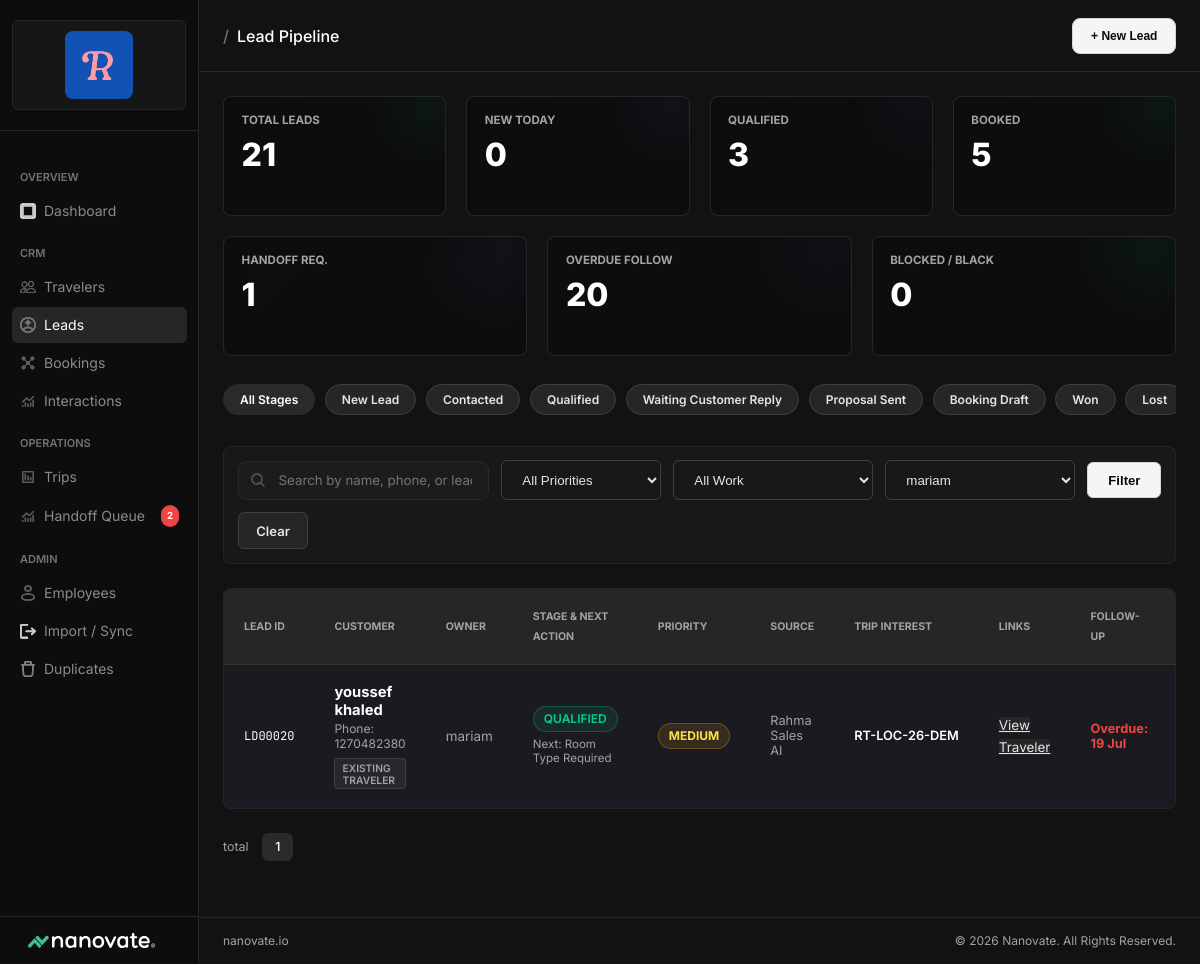
The page /leads/?queue=employee&employee_id=2 (signed in) on the database as committed earlier.
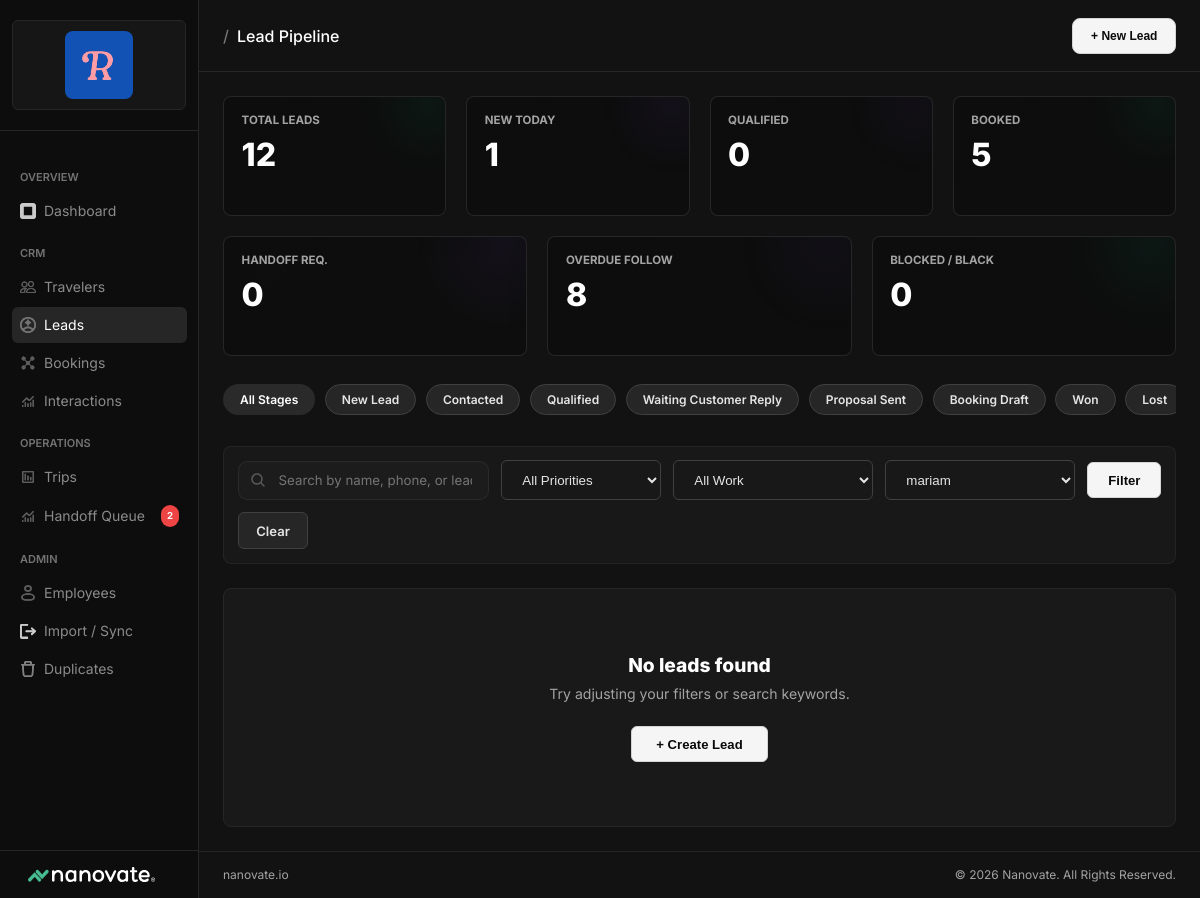
The same page on the database as committed later.
### app/models/lead.py (models this page shows, shortened)
class Lead(db.Model):
    __tablename__ = 'leads'
    lead_id = db.Column(db.String(50), primary_key=True)
    created_at = db.Column(db.DateTime, default=_utc_now)
    updated_at = db.Column(db.DateTime, default=_utc_now, onupdate=_utc_now)
    customer_name = db.Column(db.String(200))
    raw_phone = db.Column(db.String(50))
    integrated_whatsapp = db.Column(db.String(50))
    phone_lookup_key = db.Column(db.String(50))
    traveler_id = db.Column(db.String(20), db.ForeignKey('travelers.traveler_id'))
    traveler_status = db.Column(db.String(50))
    customer_tier = db.Column(db.String(50))
    match_status = db.Column(db.String(50))
    lead_stage = db.Column(db.String(100))
    lead_source = db.Column(db.String(100))
    channel = db.Column(db.String(50))
    preferred_trip_type = db.Column(db.String(50))
    group_size = db.Column(db.Integer, default=1)
    interested_trip_ids = db.Column(db.Text)
    suggested_trip_ids = db.Column(db.Text)
    priority = db.Column(db.String(50))
    follow_up_status = db.Column(db.String(100))
    follow_up_due_date = db.Column(db.Date)
    assigned_to = db.Column(db.String(100))
    assigned_to_user_id = db.Column(db.Integer, db.ForeignKey('users.id'), index=True)
    assigned_at = db.Column(db.DateTime)
    assigned_by_user_id = db.Column(db.Integer, db.ForeignKey('users.id'), index=True)
    last_contact_at = db.Column(db.DateTime)
    customer_response_status = db.Column(db.String(100))
    assigned_user = db.relationship(
        'User',
        foreign_keys=[assigned_to_user_id],
        back_populates='assigned_leads',
    )
    assigned_by_user = db.relationship('User', foreign_keys=[assigned_by_user_id])
    last_interaction_id = db.Column(db.String(50))
    interaction_count = db.Column(db.Integer, default=0)
    handoff_required = db.Column(db.Boolean, default=False)
    handoff_reason = db.Column(db.Text)
    notes = db.Column(db.Text)
    passport_attachment_ref = db.Column(db.Text)
    passport_status = db.Column(db.String(50))
    flow_key = db.Column(db.String(100))
    current_step = db.Column(db.String(100))
    language = db.Column(db.String(20))
    trigger_keyword = db.Column(db.String(100))
    waitlist_id = db.Column(db.String(50))
    handoff_id = db.Column(db.String(50))
    booking_id = db.Column(db.String(50))
    source_sheet = db.Column(db.String(100))
    source_row = db.Column(db.Integer)

### app/models/user.py (models this page shows, shortened)
class User(db.Model, UserMixin):
    __tablename__ = 'users'
    id = db.Column(db.Integer, primary_key=True)
    username = db.Column(db.String(80), unique=True, nullable=False)
    full_name = db.Column(db.String(200))
    password_hash = db.Column(db.String(200), nullable=False)
    email = db.Column(db.String(120), unique=True)
    role = db.Column(db.String(50), nullable=False, default='agent', index=True)
    is_active = db.Column(db.Boolean, default=True)
    created_at = db.Column(db.DateTime, default=_utc_now)
    updated_at = db.Column(db.DateTime, default=_utc_now, onupdate=_utc_now)
    last_login_at = db.Column(db.DateTime)
    assigned_leads = db.relationship(
        'Lead',
        foreign_keys='Lead.assigned_to_user_id',
        back_populates='assigned_user',
        lazy='dynamic',
    )
    assigned_bookings = db.relationship(
        'TripBooking',
        foreign_keys='TripBooking.assigned_to_user_id',
        back_populates='assigned_user',
        lazy='dynamic',
    )
    @property
    def display_name(self) -> str:
        return (self.full_name or self.username or '').strip() or f'User {self.id}'

### app/routes/leads.py (the view, shortened to what this page needs)
@leads_bp.route('/')
def index():
    q = request.args.get('q', '')
    stage = request.args.get('stage', '')
    priority = request.args.get('priority', '')
    queue = request.args.get('queue', '')
    employee_id = request.args.get('employee_id', type=int)
    page = request.args.get('page', 1, type=int)
    per_page = 25
    query = Lead.query
    if stage and stage in PIPELINE_GROUPS:
        query = query.filter(Lead.lead_stage.in_(PIPELINE_GROUPS[stage]))
    if priority:
        query = query.filter(Lead.priority == priority)
    today = date.today()
    if queue == 'assigned_to_me':
        query = query.filter(Lead.assigned_to_user_id == current_user_id())
    elif employee_id and has_permission('view_all'):
        query = query.filter(Lead.assigned_to_user_id == employee_id)
    elif queue == 'unassigned':
        query = query.filter(Lead.assigned_to_user_id.is_(None))
    elif queue == 'inactive_owner':
        query = query.filter(Lead.assigned_user.has(User.is_active.is_(False)))
    elif queue == 'overdue':
        query = query.filter(Lead.follow_up_due_date < today)
    elif queue == 'today':
        query = query.filter(Lead.follow_up_due_date == today)
    elif queue == 'waiting_customer':
        query = query.filter(Lead.lead_stage.in_(PIPELINE_GROUPS['Waiting Customer Reply']))
    elif queue == 'new':
        query = query.filter(Lead.lead_stage.in_(PIPELINE_GROUPS['New Lead']))
    elif queue == 'high_priority':
        query = query.filter(Lead.priority.in_(['High', 'Critical']))
    elif queue == 'documents_missing':
        query = query.filter(Lead.passport_status == 'pending')
    elif queue == 'handoff_required':
        query = query.filter(Lead.handoff_required == True)
    pagination = query.order_by(
        db.func.coalesce(Lead.updated_at, Lead.created_at).desc(),
        Lead.created_at.desc(),
    ).paginate(
        page=page, per_page=per_page, error_out=False)
    leads = pagination.items
    total_count = Lead.query.count()
    new_today_count = Lead.query.filter(db.func.date(Lead.created_at) == today).count()
    qualified_count = Lead.query.filter(Lead.lead_stage.in_(PIPELINE_GROUPS['Qualified'])).count()
    handoff_required_count = Lead.query.filter(Lead.handoff_required == True).count()
    overdue_follow_up_count = Lead.query.filter(Lead.follow_up_due_date < today).count()
    booked_count = Lead.query.filter(Lead.lead_stage.in_(PIPELINE_GROUPS['Booking Draft'])).count()
    blocked_count = Lead.query.filter(Lead.lead_stage.in_(PIPELINE_GROUPS['Handoff Needed'])).count()
    available_trips = (
        Trip.query
        .filter(Trip.sales_status == 'Open')
        .order_by(Trip.type.asc(), Trip.start_date.asc(), Trip.trip_name.asc())
        .all()
    )
    analytics = {
        "total": total_count,
        "new_today": new_today_count,
        "qualified": qualified_count,
        "handoff_required": handoff_required_count,
        "overdue": overdue_follow_up_count,
        "booked": booked_count,
        "blocked": blocked_count
    }
    return render_template('leads/index.html',
                           leads=leads,
                           pagination=pagination,
                           analytics=analytics,
                           q=q,
                           current_stage=stage,
                           current_priority=priority,
                           current_queue=queue,
                           current_employee_id=employee_id,
                           employees=active_assignees() if has_permission('view_all') else [],
                           can_assign=has_permission('assign_work'),
                           available_trips=available_trips,
                           stages=PIPELINE_STAGES,
                           stage_aliases=PIPELINE_ALIASES,
                           display_text=_display_text,
                           display_step=_display_step,
                           display_source=_display_source,
                           today=today)

### app/templates/leads/index.html (shortened to what the changed rows need)
{% extends "base.html" %}
{% block content %}
<div class="leads-kpi-grid">
    <div class="stat-card total-leads">
        <div class="stat-label">Total Leads</div>
        <div class="stat-value">{{ analytics.total }}</div>
    </div>
    <div class="stat-card new-today">
        <div class="stat-label">New Today</div>
        <div class="stat-value">{{ analytics.new_today }}</div>
    </div>
    <div class="stat-card qualified-leads">
        <div class="stat-label">Qualified</div>
        <div class="stat-value">{{ analytics.qualified }}</div>
    </div>
    <div class="stat-card handoff-req">
        <div class="stat-label">Handoff Req.</div>
        <div class="stat-value">{{ analytics.handoff_required }}</div>
    </div>
    <div class="stat-card overdue-leads">
        <div class="stat-label">Overdue Follow</div>
        <div class="stat-value">{{ analytics.overdue }}</div>
    </div>
</div>
<div class="stage-filters-container">
    {% set stage_colors = {
        'New Lead':'active-all',
        'Contacted':'active-Contacted',
        'Qualified':'active-Qualified',
        'Waiting Customer Reply':'active-Waiting Customer Reply',
        'Proposal Sent':'active-Proposal Sent',
        'Booking Draft':'active-Booking Draft',
        'Won':'active-Won',
        'Lost':'active-Lost',
        'Handoff Needed':'active-Handoff Needed'
    } %}
    <a href="{{ url_for('leads.index') }}" class="stage-filter-link {% if not current_stage %}active-all{% endif %}">
        All Stages
    </a>
    {% for s in stages %}
    <a href="{{ url_for('leads.index', stage=s) }}"
       class="stage-filter-link {% if current_stage == s %}{{ stage_colors.get(s, 'active-all') }}{% endif %}">
        {{ s }}
    </a>
    {% endfor %}
</div>
{% if leads %}
<div class="leads-card-container">
    <table class="data-table">
        <thead>
            <tr>
                <th style="width:110px">Lead ID</th>
                <th>Customer</th>
                <th>Owner</th>
                <th>Stage & Next Action</th>
                <th>Priority</th>
                <th>Source</th>
                <th>Trip Interest</th>
                <th>Links</th>
                <th>Follow-Up</th>
                <th>Last Activity</th>
            </tr>
        </thead>
        <tbody>
        {% for lead in leads %}
        {% set overdue = lead.follow_up_due_date and lead.follow_up_due_date < today %}
        <tr onclick="window.location='{{ url_for('leads.detail', lead_id=lead.lead_id) }}'"
            style="{% if overdue %}background:rgba(139,92,246,0.04) !important;{% endif %}">
            <td class="mono">{{ lead.lead_id }}</td>
            <td>
                <div style="font-weight:700;color:var(--text-main);font-size:0.92rem">{{ display_text(lead.customer_name) }}</div>
                {% if lead.raw_phone %}
                <div style="font-size:0.75rem;color:var(--text-muted);display:flex;align-items:center;gap:0.25rem;margin-top:0.15rem">
                    Phone: {{ display_text(lead.raw_phone) }}
                </div>
                {% endif %}
                <div style="margin-top:0.45rem;display:flex;gap:0.35rem;flex-wrap:wrap">
                    {% if lead.match_status == 'single_match' %}
                        <span class="badge badge-gray" style="font-size:0.64rem;padding:0.15rem 0.45rem;border-radius:4px">Existing Traveler</span>
                    {% elif lead.match_status == 'not_found' %}
                        <span class="badge badge-blue" style="font-size:0.64rem;padding:0.15rem 0.45rem;border-radius:4px">New Profile</span>
                    {% elif lead.match_status == 'multiple_matches' %}
                        <span class="badge badge-yellow" style="font-size:0.64rem;padding:0.15rem 0.45rem;border-radius:4px">Duplicate Conflict</span>
                    {% endif %}
                </div>
            </td>
            <td>{{ display_text(lead.assigned_user.display_name if lead.assigned_user else lead.assigned_to, 'Unassigned') }}</td>
            <td>
                <div>
                {% if lead.lead_stage in ['Qualified','Won'] %}
                    <span class="badge badge-green">{{ lead.lead_stage }}</span>
                {% elif lead.lead_stage in ['Booking Draft', 'Booking Draft Created'] %}
                    <span class="badge badge-yellow">{{ lead.lead_stage }}</span>
                {% elif lead.lead_stage == 'Handoff Needed' %}
                    <span class="badge badge-red">{{ lead.lead_stage }}</span>
                {% elif lead.lead_stage == 'Lost' %}
                    <span class="badge badge-red">{{ lead.lead_stage }}</span>
                {% elif lead.lead_stage == 'New Lead' %}
                    <span class="badge badge-gray">{{ lead.lead_stage }}</span>
                {% else %}
                    <span class="badge badge-yellow">{{ lead.lead_stage }}</span>
                {% endif %}
                </div>
                {% if lead.lead_stage == 'Lost' %}
                <div style="font-size:0.72rem;color:var(--text-muted);margin-top:0.4rem;line-height:1.2">
                    Reason: {{ display_text(lead.notes or lead.handoff_reason, 'No loss reason recorded') }}
                </div>
                {% elif lead.current_step or lead.notes %}
                <div style="font-size:0.72rem;color:var(--text-muted);margin-top:0.4rem;line-height:1.2">
                    Next: {{ display_step(lead.current_step) if lead.current_step else display_text(lead.notes) }}
                </div>
                {% endif %}
            </td>
            <td>
                {% if lead.priority == 'High' or lead.priority == 'Critical' %}
                    <span class="badge badge-green" style="font-weight:800;letter-spacing:0.04em">{{ display_text(lead.priority) }}</span>
                {% elif lead.priority == 'Medium' %}
                    <span class="badge badge-yellow" style="font-weight:700">Medium</span>
                {% else %}
                    <span class="badge badge-gray" style="font-weight:500">Low</span>
                {% endif %}
            </td>
            <td style="font-size:0.8rem;color:var(--text-dim)">
                {{ display_source(lead.lead_source or lead.channel) }}
            </td>
            <td style="font-size:0.8rem;max-width:160px;overflow:hidden;text-overflow:ellipsis;white-space:nowrap;font-weight:600;color:var(--text-main)">
                {% if lead.interested_trip_ids %}
                    {{ display_text(lead.interested_trip_ids) }}
                {% else %}
                    -
                {% endif %}
            </td>
            <td>
                <div style="display:flex;flex-wrap:wrap;gap:0.35rem">
                    <a href="{{ url_for('leads.detail', lead_id=lead.lead_id) }}" class="lead-action-pill">View</a>
                    {% if lead.traveler_id %}
                    <a href="{{ url_for('travelers.detail', traveler_id=lead.traveler_id) }}" class="lead-action-pill">Traveler</a>
                    {% endif %}
                </div>
            </td>
            <td>
                {% if lead.follow_up_due_date %}
                    <span style="font-size:0.8rem;font-weight:700;display:inline-flex;align-items:center;gap:0.25rem;color:{% if overdue %}var(--red){% else %}var(--text-dim){% endif %}">
                        {% if overdue %}Overdue: {% endif %}{{ lead.follow_up_due_date.strftime('%d %b') }}
                    </span>
                {% else %}-{% endif %}
            </td>
            {% set last_activity = lead.updated_at or lead.created_at %}
            <td style="font-size:0.8rem;color:var(--text-muted)">{{ last_activity.strftime('%d %b %Y') if last_activity else '-' }}</td>
        </tr>
        {% endfor %}
        </tbody>
    </table>
</div>
<div class="pagination" style="margin-bottom: 2rem;">
    <span style="font-size:0.78rem;color:var(--text-muted);margin-right:0.5rem">{{ total_count }} total</span>
    {% for p in pagination.iter_pages(left_edge=1, right_edge=1, left_current=2, right_current=2) %}
        {% if p %}
        <a href="{{ url_for('leads.index', page=p, q=q, stage=current_stage, priority=current_priority, queue=current_queue, employee_id=current_employee_id) }}"
           class="page-btn {% if p == pagination.page %}active{% endif %}">{{ p }}</a>
        {% else %}
        <span style="padding:0 0.25rem;color:var(--text-muted)">...</span>
        {% endif %}
    {% endfor %}
</div>
{% else %}
<div class="card" style="text-align:center;padding:4rem 2rem; background: rgba(25, 25, 25, 0.94); border: 1px solid rgba(255, 255, 255, 0.08); border-radius: 8px;">
    <div style="font-weight:800;font-size:1.2rem;color:var(--text-main);margin-bottom:0.5rem">No leads found</div>
    <div style="color:var(--text-muted);font-size:0.88rem;margin-bottom:1.5rem">Try adjusting your filters or search keywords.</div>
    <button onclick="openModal('createLead')" class="btn btn-primary" style="padding: 0.6rem 1.5rem;">+ Create Lead</button>
</div>
{% endif %}
{% endblock %}

Rows that differ between the two databases and show on the page:
removed Lead: lead_id "LD00020", customer_name "youssef khaled", raw_phone "1270482380", match_status "EXISTING TRAVELER", lead_stage "QUALIFIED", current_step "Room Type Required", priority "MEDIUM", lead_source "Rahma Sales AI", interested_trip_ids "RT-LOC-26-DEM", follow_up_due_date "19 Jul"
no longer on this page (row edited): User: full_name "mariam"
Other text that changed with them:
{{ analytics.total }}: "21" → "12"
{{ analytics.new_today }}: "0" → "1"
{{ analytics.qualified }}: "3" → "0"
{{ analytics.handoff_required }}: "1" → "0"
{{ analytics.overdue }}: "20" → "8"
text no longer shown: "LEAD ID CUSTOMER OWNER STAGE & NEXT ACTION PRIORITY SOURCE TRIP INTEREST LINKS FOLLOW-UP total"
text now shown: "No leads found Try adjusting your filters or search keywords. + Create Lead"
list line gone: "1"
